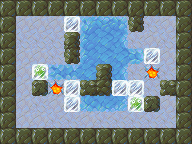

The image is a tile-based game level rendered from a .tmx file. Its description and source (layers, tilesets, objects; grid data summarised) follow:
An orthogonal 12x9 tile map with 16x16 px tiles, 4 tile layers (Bottom, Floor, FloorTop, Blocks), 5 tilesets.

<map version="1.0" orientation="orthogonal" width="12" height="9" tilewidth="16" tileheight="16">
 <tileset firstgid="1" name="ground" tilewidth="16" tileheight="16">
  <image source="assets/tileset-ground.png" width="48" height="16" />
 </tileset>
 <tileset firstgid="4" name="misc" tilewidth="16" tileheight="16">
  <image source="assets/tileset-misc.png" width="64" height="16" />
  <tile id="3">
   <properties>
    <property name="goal" value="true" />
   </properties>
  </tile>
 </tileset>
 <tileset firstgid="8" name="pushblocks" tilewidth="16" tileheight="16">
  <image source="assets/tileset-pushblocks.png" width="48" height="16" />
  <tile id="1">
   <properties>
    <property name="goal" value="true" />
    <property name="sprite" value="assets/frozen.sprite" />
   </properties>
  </tile>
 </tileset>
 <tileset firstgid="11" name="rocks" tilewidth="16" tileheight="16">
  <properties>
   <property name="collision" value="true" />
  </properties>
  <image source="assets/tileset-rocks.png" width="256" height="48" />
 </tileset>
 <tileset firstgid="59" name="slippery" tilewidth="16" tileheight="16">
  <properties>
   <property name="slippery_block" value="true" />
   <property name="slippery_player" value="true" />
  </properties>
  <image source="assets/tileset-slippery.png" width="256" height="48" />
 </tileset>
 <layer name="Bottom" width="12" height="9">
  <data>[108 cells, 108 non-empty, 2 distinct tile ids]</data>
 </layer>
 <layer name="Floor" width="12" height="9">
  <properties>
   <property name="player_offset_y" value="-1" />
   <property name="player_sprite" value="assets/dino.sprite" />
  </properties>
  <data>[108 cells, 61 non-empty, 14 distinct tile ids]</data>
 </layer>
 <layer name="FloorTop" width="12" height="9">
  <data>[108 cells, 9 non-empty, 5 distinct tile ids]</data>
 </layer>
 <layer name="Blocks" width="12" height="9">
  <data>[108 cells, 8 non-empty, 2 distinct tile ids]</data>
 </layer>
</map>
